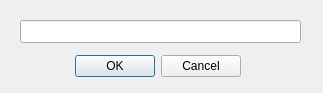
<?xml version="1.0" encoding="UTF-8"?>
<ui version="4.0">
 <class>TextInputDialog</class>
 <widget class="QDialog" name="TextInputDialog">
  <property name="geometry">
   <rect>
    <x>0</x>
    <y>0</y>
    <width>323</width>
    <height>93</height>
   </rect>
  </property>
  <property name="windowTitle">
   <string>Dialog</string>
  </property>
  <widget class="QDialogButtonBox" name="buttonBox">
   <property name="geometry">
    <rect>
     <x>70</x>
     <y>50</y>
     <width>171</width>
     <height>32</height>
    </rect>
   </property>
   <property name="orientation">
    <enum>Qt::Horizontal</enum>
   </property>
   <property name="standardButtons">
    <set>QDialogButtonBox::Cancel|QDialogButtonBox::Ok</set>
   </property>
  </widget>
  <widget class="QLineEdit" name="textField">
   <property name="geometry">
    <rect>
     <x>20</x>
     <y>20</y>
     <width>281</width>
     <height>23</height>
    </rect>
   </property>
  </widget>
 </widget>
 <resources/>
 <connections>
  <connection>
   <sender>buttonBox</sender>
   <signal>accepted()</signal>
   <receiver>TextInputDialog</receiver>
   <slot>accept()</slot>
   <hints>
    <hint type="sourcelabel">
     <x>248</x>
     <y>254</y>
    </hint>
    <hint type="destinationlabel">
     <x>157</x>
     <y>274</y>
    </hint>
   </hints>
  </connection>
  <connection>
   <sender>buttonBox</sender>
   <signal>rejected()</signal>
   <receiver>TextInputDialog</receiver>
   <slot>reject()</slot>
   <hints>
    <hint type="sourcelabel">
     <x>316</x>
     <y>260</y>
    </hint>
    <hint type="destinationlabel">
     <x>286</x>
     <y>274</y>
    </hint>
   </hints>
  </connection>
 </connections>
</ui>
